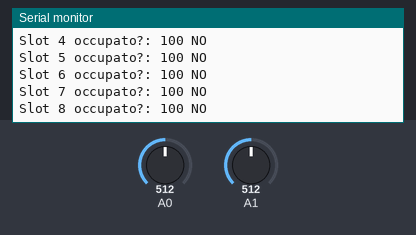
Recording of a sketch running on a simulated Arduino Uno, built with avr-gcc and run on an emulated ATmega328P. Shown: the last lines printed to the serial monitor. The inputs (shaded band) are chosen by the test bench; at power-on: A0 = 512, A1 = 512.

Above: at 2.3 s.
2.4 s: A0 set to 61
At 3.21 s:
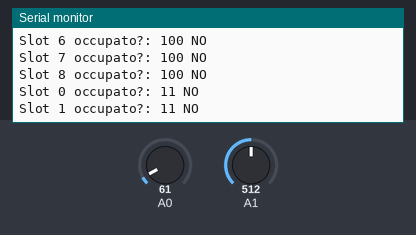
3.9 s: A0 set to 50
At 4.9 s:
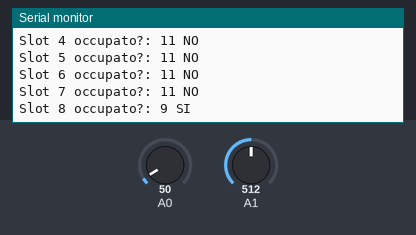
Timing chart, 0 to 6.9 s (numbered marks = the images above; inputs shaded):
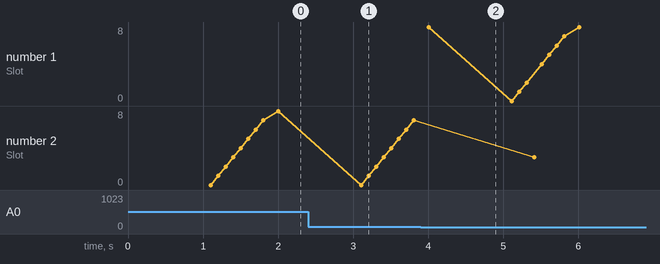

The sketch:

TestTavolo.ino
```cpp
const int s0=10;
const int s1=11;
const int s2=12;


//Prototipi
bool checkSlot0();
bool checkSlot1();
bool checkSlot2();
bool checkSlot3();
bool checkSlot4();
bool checkSlot5();
bool checkSlot6();
bool checkSlot7();
bool checkSlot8();


void setup() {
  // put your setup code here, to run once:
  // put your setup code here, to run once:
  Serial.begin(9600);

  delay(100);
  pinMode(s0, OUTPUT);
  pinMode(s1, OUTPUT);
  pinMode(s2, OUTPUT);

  digitalWrite(s0, LOW);
  digitalWrite(s1, LOW);
  digitalWrite(s2, LOW);


  randomSeed(42);
  delay(1000);
}


void loop() {


  Serial.print("Slot 0 occupato?: ");
  if(checkSlot0()) Serial.println("SI"); else Serial.println("NO");
  delay(100);
  Serial.print("Slot 1 occupato?: ");
  if(checkSlot1()) Serial.println("SI"); else Serial.println("NO");
  delay(100);
  Serial.print("Slot 2 occupato?: ");
  if(checkSlot2()) Serial.println("SI"); else Serial.println("NO");
  delay(100);
  Serial.print("Slot 3 occupato?: ");
  if(checkSlot3()) Serial.println("SI"); else Serial.println("NO");
  delay(100);
  Serial.print("Slot 4 occupato?: ");
  if(checkSlot4()) Serial.println("SI"); else Serial.println("NO");
  delay(100);
  Serial.print("Slot 5 occupato?: ");
  if(checkSlot5()) Serial.println("SI"); else Serial.println("NO");
  delay(100);
  Serial.print("Slot 6 occupato?: ");
  if(checkSlot6()) Serial.println("SI"); else Serial.println("NO");
  delay(100);
  Serial.print("Slot 7 occupato?: ");
  if(checkSlot7()) Serial.println("SI"); else Serial.println("NO");
  delay(100);
  delay(100);
  Serial.print("Slot 8 occupato?: ");
  if(checkSlot8()) Serial.println("SI"); else Serial.println("NO");
  delay(100);


  Serial.println();
  delay(1000);


}

bool checkSlot0(){
  digitalWrite(s0,LOW);
  digitalWrite(s1,HIGH);
  digitalWrite(s2,HIGH);
  int value=analogRead(A0);
  value=map(value,0,1024,0,200);
  Serial.print(value);
  Serial.print(" ");
  if(value>10) return false; else return true;
}

bool checkSlot1(){
  digitalWrite(s0,HIGH);
  digitalWrite(s1,LOW);
  digitalWrite(s2,HIGH);
  int value=analogRead(A0);
  value=map(value,0,1024,0,200);
  Serial.print(value);
  Serial.print(" ");
  if(value>10) return false; else return true;

}
bool checkSlot2(){
  digitalWrite(s0,LOW);
  digitalWrite(s1,HIGH);
  digitalWrite(s2,LOW);
  int value=analogRead(A0);
  value=map(value,0,1024,0,200);
  Serial.print(value);
  Serial.print(" ");
  if(value>10) return false; else return true;
}
bool checkSlot3(){
  int value=analogRead(A1);
  value=map(value,0,1024,0,200);
  Serial.print(value);
  Serial.print(" ");
  if(value>10) return false; else return true;
}
bool checkSlot4(){
  digitalWrite(s0,LOW);
  digitalWrite(s1,LOW);
  digitalWrite(s2,HIGH);
  int value=analogRead(A0);
  value=map(value,0,1024,0,200);
  Serial.print(value);
  Serial.print(" ");
  if(value>10) return false; else return true;
}
bool checkSlot5(){
  digitalWrite(s0,HIGH);
  digitalWrite(s1,LOW);
  digitalWrite(s2,LOW);
  int value=analogRead(A0);
  value=map(value,0,1024,0,200);
  Serial.print(value);
  Serial.print(" ");
  if(value>10) return false; else return true;
}

bool checkSlot6(){
  digitalWrite(s0,HIGH);
  digitalWrite(s1,HIGH);
  digitalWrite(s2,HIGH);
  int value=analogRead(A0);
  value=map(value,0,1024,0,200);
  Serial.print(value);
  Serial.print(" ");
  if(value>10) return false; else return true;
}
bool checkSlot7(){
  digitalWrite(s0,HIGH);
  digitalWrite(s1,HIGH);
  digitalWrite(s2,LOW);
  int value=analogRead(A0);
  value=map(value,0,1024,0,200);
  Serial.print(value);
  Serial.print(" ");
  if(value>10) return false; else return true;
}
bool checkSlot8(){
  digitalWrite(s0,LOW);
  digitalWrite(s1,LOW);
  digitalWrite(s2,LOW);
  int value=analogRead(A0);
  value=map(value,0,1024,0,200);
  Serial.print(value);
  Serial.print(" ");
  if(value>10) return false; else return true;
}
```

Measured:
- the behaviour switches between 57 and 56 on A0 (found by bisection; images 1 and 2)
- after the input at 2.4 s, the serial monitor: prints a new line after 0.71 s (image 1)
- after the input at 3.9 s, the serial monitor: prints a new line after 0.11 s (image 2)
